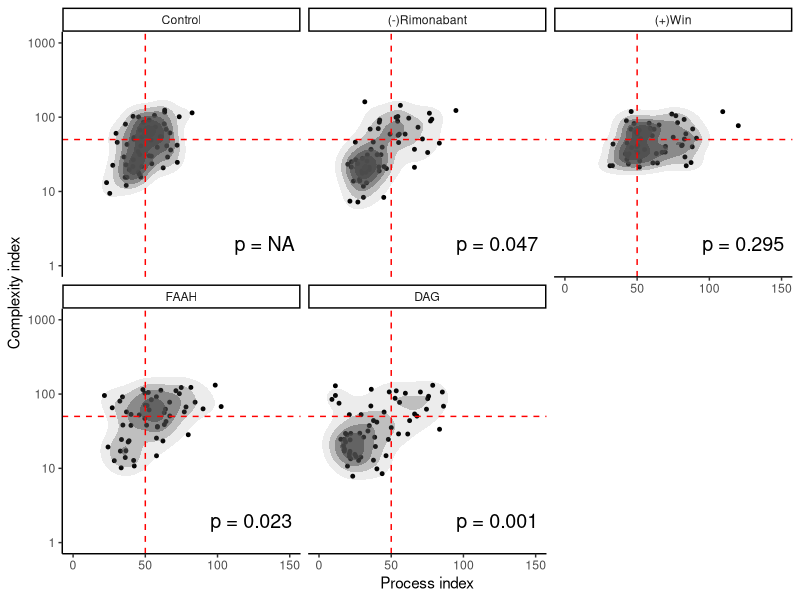
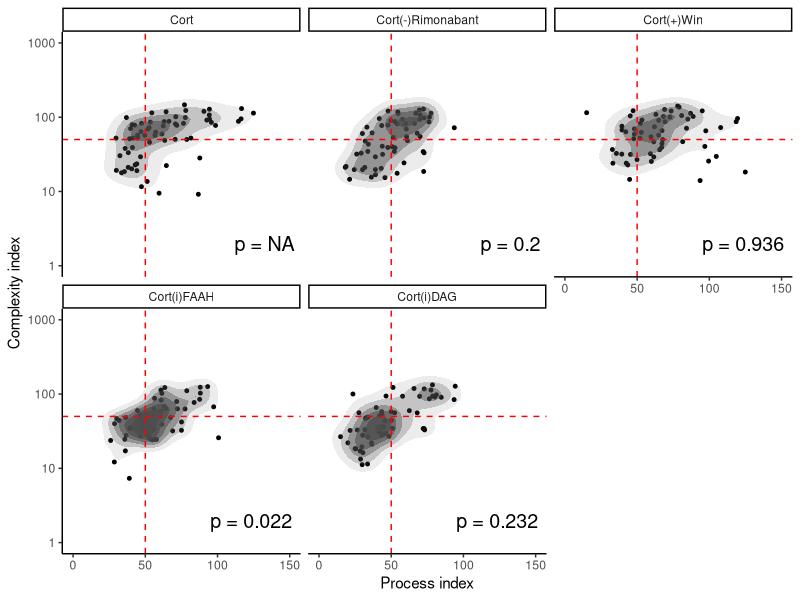
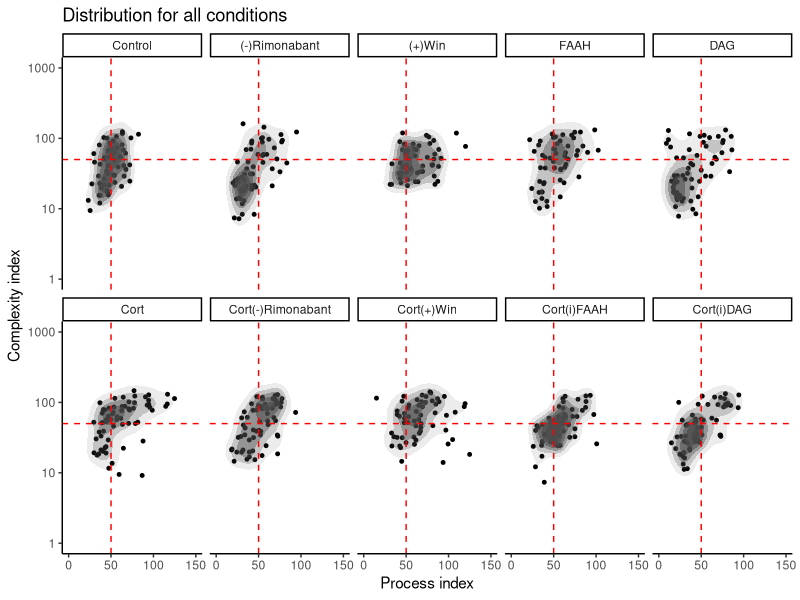

Reproduce these figures in R, in order.
## ---- chunk 1
library(dplyr)
library(ggplot2)
library(tidyverse)
library(vegan)
library(readxl)
knitr::opts_chunk$set(echo = FALSE, message = FALSE, warning = FALSE)
## ---- chunk 2
data <- read.csv("data/scatter_plot.csv")

data <- data %>%
  mutate(tipo = ifelse(tipo == "CB1_POS", "(+)Win",tipo)) %>%
  mutate(tipo = ifelse(tipo == "CB1_NEG", "(-)Rimonabant",tipo)) %>%
  mutate(tipo = ifelse(tipo == "control", "Control",tipo)) %>%
  mutate(tipo = ifelse(tipo == "cortico", "Cort",tipo)) %>%
  mutate(tipo = ifelse(tipo == "cortico_CB1_NEG", "Cort(-)Rimonabant",tipo)) %>%
  mutate(tipo = ifelse(tipo == "cortico_CB1_POS", "Cort(+)Win",tipo)) %>%
  mutate(tipo = ifelse(tipo == "cortico_DAG", "Cort(i)DAG",tipo)) %>%
  mutate(tipo = ifelse(tipo == "cortico_MAG", "Cort(i)MAG",tipo)) %>%
  mutate(tipo = ifelse(tipo == "cortico_FAAH", "Cort(i)FAAH",tipo)) %>%
  mutate(tipo = factor(tipo, levels = c("Control", "(-)Rimonabant", "(+)Win", "FAAH", "MAG", "DAG","Cort", "Cort(-)Rimonabant", "Cort(+)Win", "Cort(i)FAAH", "Cort(i)MAG", "Cort(i)DAG")))

control_means <- data %>% filter(tipo == "Control") %>% summarise(
  mean_prolongamento = mean(prolongamento, na.rm = TRUE),
  mean_index = mean(Index_complex, na.rm = TRUE)
)
data <- data %>% mutate(
  Prolongamento_norm = 50 * prolongamento / control_means$mean_prolongamento,
  Index_complex_norm = 50 * Index_complex / control_means$mean_index
)
## ---- chunk 3
groups <- c("Control", "(-)Rimonabant", "(+)Win", "FAAH", "DAG")

data_filt <- data %>% filter(tipo %in% groups) %>%
  mutate(tipo = factor(tipo, levels = groups))

X <- data_filt %>% select(Prolongamento_norm, Index_complex_norm) %>% scale()
dist_mat <- vegdist(X,  method = "euclidean")
bd <- betadisper(dist_mat, data_filt$tipo,  type = "centroid")
dispersion <- anova(bd)
result <- adonis2(dist_mat ~ tipo, data = data_filt, permutations = 1000)
pt <- permutest(bd, pairwise = TRUE, permutations = 1000)

## ---- chunk 4
pvals <- as.data.frame(pt$pairwise$permuted)
pvals$Group1 <- rownames(pvals)
pvals_long <- pvals %>%
  pivot_longer(-Group1, names_to = "Group2", values_to = "p") %>%
  filter(!is.na(p)) %>% filter(grepl("Control", Group1)) %>%
  rename(tipo = Group1)

pvals_long$tipo <- gsub("Control-", "", pvals_long$tipo)

## ---- chunk 5
p1 <- data %>% merge(., pvals_long, all = T) %>% filter(tipo %in% groups) %>%
  mutate(tipo = factor(tipo, levels = groups)) %>%
  ggplot(aes(x = Prolongamento_norm, y = Index_complex_norm)) +
  geom_point(size = 1) +
  stat_density_2d(
    aes(alpha = after_stat(level)), 
    geom = "polygon", show.legend = F,
    color = NA, fill = "#4d4d4d"
  ) +
  theme_classic() +
  labs(y = "Complexity Index", x = "Process Index") +
  facet_wrap(.~ tipo) +
  labs(x = "Process index", y = "Complexity index") +
  scale_y_log10(limits = c(1,1000)) +
  scale_x_continuous(limits = c(0,150)) +
  geom_hline(yintercept = 50, linetype = "dashed", color = "red") +
  geom_vline(xintercept = 50, linetype = "dashed", color = "red") +
  geom_text(
    data = . %>% group_by(tipo) %>% slice(1),
    aes(label = paste0("p = ", round(p, 3))),
    x = Inf, y = 0.5, hjust = 1.1, vjust = 1.5, size = 5
  )

print(p1)
## ---- chunk 6
groups2 <- c("Cort", "Cort(-)Rimonabant", "Cort(+)Win", "Cort(i)FAAH", "Cort(i)DAG")

data_filt <- data %>% filter(tipo %in% groups2) %>%
  mutate(tipo = factor(tipo, levels = groups2))

X <- data_filt %>% select(Prolongamento_norm, Index_complex_norm) %>% scale()
dist_mat <- vegdist(X,  method = "euclidean")
bd <- betadisper(dist_mat, data_filt$tipo,  type = "centroid")
dispersion <- anova(bd)
result <- adonis2(dist_mat ~ tipo, data = data_filt, permutations = 1000)
pt <- permutest(bd, pairwise = TRUE, permutations = 1000)

## ---- chunk 7
pvals <- as.data.frame(pt$pairwise$permuted)
pvals$Group1 <- rownames(pvals)
pvals_long <- pvals %>%
  pivot_longer(-Group1, names_to = "Group2", values_to = "p") %>%
  filter(!is.na(p)) %>% filter(grepl("Cort", Group1)) %>%
  rename(tipo = Group1)

pvals_long$tipo <- gsub("Cort-", "", pvals_long$tipo)

## ---- chunk 8
p2 <- data %>% merge(., pvals_long, all = T) %>% filter(tipo %in% groups2) %>%
  mutate(tipo = factor(tipo, levels = groups2)) %>%
  ggplot(aes(x = Prolongamento_norm, y = Index_complex_norm)) +
  geom_point(size = 1) +
  stat_density_2d(
    aes(alpha = after_stat(level)), 
    geom = "polygon", show.legend = F,
    color = NA, fill = "#4d4d4d"
  ) +
  theme_classic() +
  labs(y = "Complexity Index", x = "Process Index") +
  facet_wrap(.~ tipo) +
  labs(x = "Process index", y = "Complexity index") +
  scale_y_log10(limits = c(1,1000)) +
  scale_x_continuous(limits = c(0,150)) +
  geom_hline(yintercept = 50, linetype = "dashed", color = "red") +
  geom_vline(xintercept = 50, linetype = "dashed", color = "red") +
  geom_text(
    data = . %>% group_by(tipo) %>% slice(1),
    aes(label = paste0("p = ", round(p, 3))),
    x = Inf, y = 0.5, hjust = 1.1, vjust = 1.5, size = 5
  )

print(p2)
## ---- chunk 9
p3 <- data %>% filter(tipo %in% c(groups, groups2)) %>%
  ggplot(aes(x = Prolongamento_norm, y = Index_complex_norm)) +
  geom_point(size = 1) +
  stat_density_2d(
    aes(alpha = after_stat(level)), 
    geom = "polygon", show.legend = F,
    color = NA, fill = "#4d4d4d"
  ) +
  theme_classic() +
  facet_wrap(.~ tipo, nrow = 2) +
  labs(title = "Distribution for all conditions", x = "Process index", y = "Complexity index") +
  scale_y_log10(limits = c(1,1000)) +
  scale_x_continuous(limits = c(0,150)) +
  geom_hline(yintercept = 50, linetype = "dashed", color = "red") +
  geom_vline(xintercept = 50, linetype = "dashed", color = "red")

print(p3)
